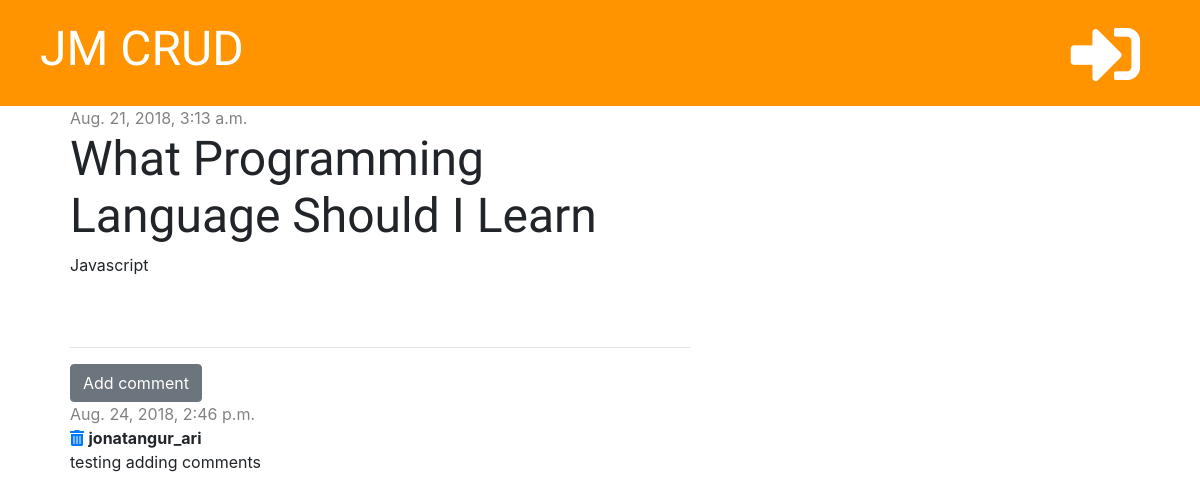
/post/1, run on an earlier commit of the app's database.
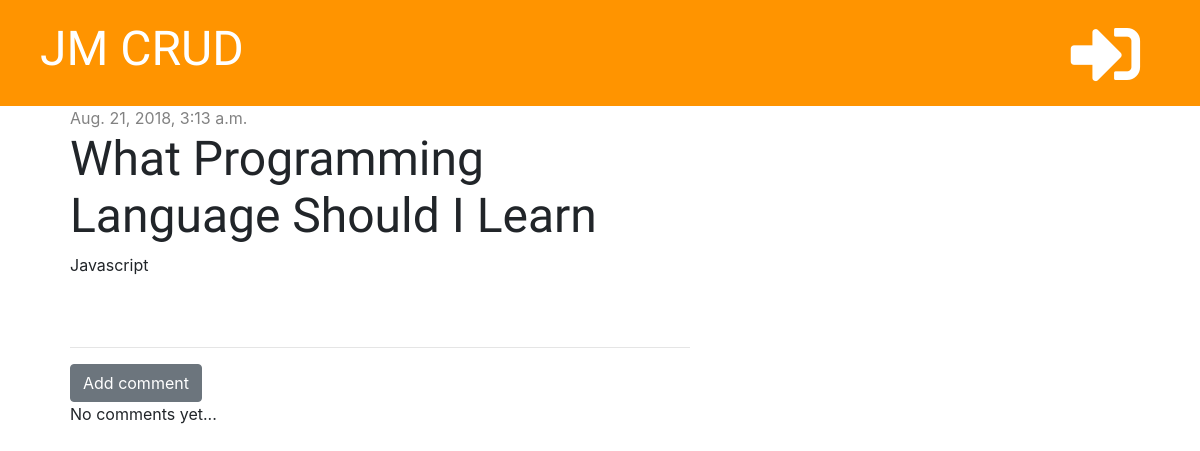
And on a later commit of the database.
### blog/models.py (models this page shows, shortened)
class Comment(models.Model):
    post = models.ForeignKey('blog.Post', on_delete=models.CASCADE, related_name='comments')
    author = models.CharField(max_length=200)
    text = models.TextField()
    created_date = models.DateTimeField(default=timezone.now)

### blog/views.py (the view)
# urls.py: path('post/<int:pk>', views.post_detail, name='post_detail'),
def post_detail(request, pk):
    posts = get_object_or_404(Post, pk=pk)
    stuff_for_frontend = {'posts': posts}
    return render(request, 'blog/post_detail.html', stuff_for_frontend)

### blog/templates/blog/post_detail.html (shortened to what this page needs)
{% extends 'blog/base.html' %}
{% block content %}
    <div class="post">
      {% if posts.published_date %}
        <div class="date">
          {{ posts.published_date }}
        </div>
        {% else %}
        <a href="{% url 'post_publish' pk=posts.pk %}" class="btn btn-primary">Publish</a>
      {% endif %}
      <h1>{{ posts.title }}</h1>
      <p>{{ posts.text|linebreaksbr }}</p>
    </div>
    <hr>
    <a href="{% url 'add_comment_to_post' pk=posts.pk %}" class="btn btn-secondary">Add comment</a>
    {% for comment in posts.comments.all %}
      <div class="comment">
        <div class="date">
          {{ comment.created_date }}
        </div>
        <a href="{% url 'comment_remove' pk=comment.pk %}"><i class="fas fa-trash-alt"></i></a>
        <strong>{{ comment.author }}</strong>
        <p>{{ comment.text }}</p>
      </div>
      {% empty %}
      <p>No comments yet...</p>
    {% endfor %}
{% endblock %}

What changed in the data, as far as the page shows it:
removed Comment: created_date "Aug. 24, 2018, 2:46 p.m.", author "jonatangur_ari", text "testing adding comments"
Also different on the page:
text now shown: "No comments yet..."
